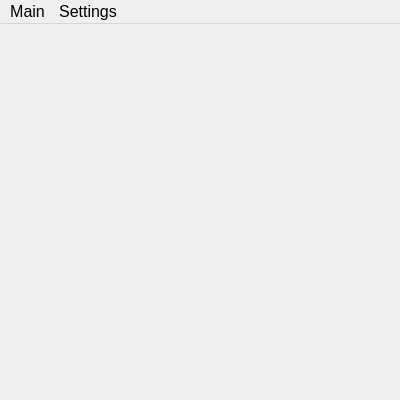
<?xml version="1.0" encoding="UTF-8"?>
<ui version="4.0">
 <class>MainWindow</class>
 <widget class="QMainWindow" name="MainWindow">
  <property name="enabled">
   <bool>true</bool>
  </property>
  <property name="geometry">
   <rect>
    <x>0</x>
    <y>0</y>
    <width>400</width>
    <height>400</height>
   </rect>
  </property>
  <property name="font">
   <font>
    <family>Helvetica</family>
    <pointsize>12</pointsize>
   </font>
  </property>
  <property name="windowTitle">
   <string>MainWindow</string>
  </property>
  <property name="iconSize">
   <size>
    <width>24</width>
    <height>24</height>
   </size>
  </property>
  <widget class="QWidget" name="centralWidget">
   <property name="enabled">
    <bool>true</bool>
   </property>
   <property name="font">
    <font>
     <family>Helvetica</family>
     <pointsize>12</pointsize>
    </font>
   </property>
   <layout class="QVBoxLayout" name="verticalLayout_2">
    <property name="spacing">
     <number>0</number>
    </property>
    <property name="leftMargin">
     <number>0</number>
    </property>
    <property name="topMargin">
     <number>0</number>
    </property>
    <property name="rightMargin">
     <number>0</number>
    </property>
    <property name="bottomMargin">
     <number>0</number>
    </property>
    <item>
     <layout class="QHBoxLayout" name="horizontalLayout">
      <property name="spacing">
       <number>0</number>
      </property>
      <item>
       <widget class="QStackedWidget" name="ContentStackedWidget">
        <property name="currentIndex">
         <number>0</number>
        </property>
        <widget class="WelcomePage" name="WelcomePg"/>
        <widget class="QcmExercicePage" name="QcmExcPg"/>
        <widget class="KeyboardExercicePage" name="KbdExcPg"/>
        <widget class="KanaEditPage" name="ExerciceSetSettingPg"/>
        <widget class="AppSettingsPage" name="AppStgPg"/>
        <widget class="FntSettingsPage" name="FntStgPg"/>
        <widget class="ScreenSettingsPage" name="ScreenSettingsPg"/>
        <widget class="VocabExplorerPage" name="VocabExplorerPg"/>
        <widget class="VocabularyDisplayPage" name="VocabularyDisplayPg"/>
        <widget class="StatisticsPage" name="StatisticsPg"/>
        <widget class="NoteExplorerPage" name="NotesPg"/>
       </widget>
      </item>
     </layout>
    </item>
   </layout>
  </widget>
  <widget class="QMenuBar" name="menuBar">
   <property name="enabled">
    <bool>true</bool>
   </property>
   <property name="geometry">
    <rect>
     <x>0</x>
     <y>0</y>
     <width>400</width>
     <height>24</height>
    </rect>
   </property>
   <property name="font">
    <font>
     <family>Helvetica</family>
     <pointsize>12</pointsize>
    </font>
   </property>
   <property name="styleSheet">
    <string notr="true"/>
   </property>
   <property name="defaultUp">
    <bool>false</bool>
   </property>
   <widget class="QMenu" name="menuMain">
    <property name="title">
     <string>Main</string>
    </property>
    <widget class="QMenu" name="menuKatakana">
     <property name="sizePolicy">
      <sizepolicy hsizetype="Preferred" vsizetype="Preferred">
       <horstretch>0</horstretch>
       <verstretch>0</verstretch>
      </sizepolicy>
     </property>
     <property name="minimumSize">
      <size>
       <width>0</width>
       <height>0</height>
      </size>
     </property>
     <property name="font">
      <font>
       <family>Helvetica</family>
       <pointsize>12</pointsize>
      </font>
     </property>
     <property name="title">
      <string>Katakana</string>
     </property>
     <addaction name="actionKatakana_to_Romanji_MCQ"/>
     <addaction name="actionRomanji_to_Katakana_MCQ"/>
     <addaction name="actionKatakana_to_Romanji_Kbd"/>
     <addaction name="actionEdit_Katakana_Set"/>
    </widget>
    <widget class="QMenu" name="menuHiragana">
     <property name="sizePolicy">
      <sizepolicy hsizetype="Preferred" vsizetype="Preferred">
       <horstretch>0</horstretch>
       <verstretch>0</verstretch>
      </sizepolicy>
     </property>
     <property name="minimumSize">
      <size>
       <width>0</width>
       <height>0</height>
      </size>
     </property>
     <property name="font">
      <font>
       <family>Helvetica</family>
       <pointsize>12</pointsize>
      </font>
     </property>
     <property name="title">
      <string>Hiragana</string>
     </property>
     <addaction name="actionHiragana_to_Romanji_MCQ"/>
     <addaction name="actionRomanji_to_Hiragana_MCQ"/>
     <addaction name="actionHiragana_to_Romanji_Kbd"/>
     <addaction name="actionEdit_Hiragana_Set"/>
    </widget>
    <widget class="QMenu" name="menuVocabulary">
     <property name="sizePolicy">
      <sizepolicy hsizetype="Preferred" vsizetype="Preferred">
       <horstretch>0</horstretch>
       <verstretch>0</verstretch>
      </sizepolicy>
     </property>
     <property name="minimumSize">
      <size>
       <width>0</width>
       <height>0</height>
      </size>
     </property>
     <property name="font">
      <font>
       <family>Helvetica</family>
       <pointsize>12</pointsize>
      </font>
     </property>
     <property name="title">
      <string>Vocabulary</string>
     </property>
     <addaction name="actionVocabulary_to_Romanji_MCQ"/>
     <addaction name="actionRomanji_to_Vocabulary_MCQ"/>
     <addaction name="actionLearn_Edit_Set"/>
    </widget>
    <addaction name="menuHiragana"/>
    <addaction name="menuKatakana"/>
    <addaction name="menuVocabulary"/>
    <addaction name="actionNotes"/>
    <addaction name="actionAbout"/>
    <addaction name="separator"/>
    <addaction name="actionExit"/>
   </widget>
   <widget class="QMenu" name="menuSettings">
    <property name="title">
     <string>Settings</string>
    </property>
    <addaction name="actionApplication_Setting"/>
    <addaction name="actionFonts_Setting"/>
    <addaction name="actionScreen_Setting"/>
    <addaction name="actionStatistics"/>
   </widget>
   <addaction name="menuMain"/>
   <addaction name="menuSettings"/>
  </widget>
  <action name="actionExit">
   <property name="text">
    <string>Exit</string>
   </property>
   <property name="font">
    <font>
     <family>Helvetica</family>
     <pointsize>12</pointsize>
    </font>
   </property>
  </action>
  <action name="actionRomanji_to_Hiragana_MCQ">
   <property name="text">
    <string>Romanji to Hiragana (MCQ)</string>
   </property>
   <property name="font">
    <font>
     <family>Helvetica</family>
     <pointsize>12</pointsize>
    </font>
   </property>
  </action>
  <action name="actionHiragana_to_Romanji_Kbd">
   <property name="enabled">
    <bool>false</bool>
   </property>
   <property name="text">
    <string>Hiragana to Romanji (Kbd)</string>
   </property>
   <property name="font">
    <font>
     <family>Helvetica</family>
     <pointsize>12</pointsize>
    </font>
   </property>
   <property name="visible">
    <bool>false</bool>
   </property>
  </action>
  <action name="actionKatakana_to_Romanji_MCQ">
   <property name="text">
    <string>Katakana to Romanji (MCQ)</string>
   </property>
   <property name="font">
    <font>
     <family>Helvetica</family>
     <pointsize>12</pointsize>
    </font>
   </property>
  </action>
  <action name="actionRomanji_to_Katakana_MCQ">
   <property name="text">
    <string>Romanji to Katakana (MCQ)</string>
   </property>
   <property name="font">
    <font>
     <family>Helvetica</family>
     <pointsize>12</pointsize>
    </font>
   </property>
  </action>
  <action name="actionKatakana_to_Romanji_Kbd">
   <property name="enabled">
    <bool>false</bool>
   </property>
   <property name="text">
    <string>Katakana to Romanji (Kbd)</string>
   </property>
   <property name="font">
    <font>
     <family>Helvetica</family>
     <pointsize>12</pointsize>
    </font>
   </property>
   <property name="visible">
    <bool>false</bool>
   </property>
  </action>
  <action name="actionHiragana_to_Romanji_MCQ">
   <property name="text">
    <string>Hiragana to Romanji (MCQ)</string>
   </property>
   <property name="font">
    <font>
     <family>Helvetica</family>
     <pointsize>12</pointsize>
    </font>
   </property>
  </action>
  <action name="actionApplication_Setting">
   <property name="text">
    <string>Application</string>
   </property>
   <property name="font">
    <font>
     <family>Helvetica</family>
     <pointsize>12</pointsize>
    </font>
   </property>
  </action>
  <action name="actionEdit_Hiragana_Set">
   <property name="text">
    <string>Edit Hiragana Set</string>
   </property>
   <property name="font">
    <font>
     <family>Helvetica</family>
     <pointsize>12</pointsize>
    </font>
   </property>
  </action>
  <action name="actionEdit_Katakana_Set">
   <property name="text">
    <string>Edit Katakana Set</string>
   </property>
   <property name="font">
    <font>
     <family>Helvetica</family>
     <pointsize>12</pointsize>
    </font>
   </property>
  </action>
  <action name="actionFonts_Setting">
   <property name="text">
    <string>Fonts</string>
   </property>
   <property name="font">
    <font>
     <family>Helvetica</family>
     <pointsize>12</pointsize>
    </font>
   </property>
  </action>
  <action name="actionScreen_Setting">
   <property name="text">
    <string>Screen</string>
   </property>
   <property name="font">
    <font>
     <family>Helvetica</family>
     <pointsize>12</pointsize>
    </font>
   </property>
  </action>
  <action name="actionKana_To_Romanji_MCQ">
   <property name="enabled">
    <bool>false</bool>
   </property>
   <property name="text">
    <string>Kana To Romanji (MCQ)</string>
   </property>
   <property name="font">
    <font>
     <family>Helvetica</family>
     <pointsize>12</pointsize>
    </font>
   </property>
   <property name="visible">
    <bool>true</bool>
   </property>
  </action>
  <action name="actionRomanji_to_Kanas_MCQ">
   <property name="enabled">
    <bool>false</bool>
   </property>
   <property name="text">
    <string>Romanji to Kana (MCQ)</string>
   </property>
   <property name="font">
    <font>
     <family>Helvetica</family>
     <pointsize>12</pointsize>
    </font>
   </property>
   <property name="visible">
    <bool>true</bool>
   </property>
  </action>
  <action name="actionLearn_Edit_Set">
   <property name="text">
    <string>Learn / Edit words Set</string>
   </property>
   <property name="font">
    <font>
     <family>Helvetica</family>
     <pointsize>12</pointsize>
    </font>
   </property>
  </action>
  <action name="actionAbout">
   <property name="text">
    <string>About</string>
   </property>
   <property name="font">
    <font>
     <family>Helvetica</family>
     <pointsize>12</pointsize>
    </font>
   </property>
  </action>
  <action name="actionVocabulary_to_Romanji_MCQ">
   <property name="text">
    <string>Vocabulary to Romanji (MCQ)</string>
   </property>
  </action>
  <action name="actionRomanji_to_Vocabulary_MCQ">
   <property name="text">
    <string>Romanji to Vocabulary (MCQ)</string>
   </property>
  </action>
  <action name="actionStatistics">
   <property name="text">
    <string>Statistics</string>
   </property>
  </action>
  <action name="actionNotes">
   <property name="text">
    <string>Notes</string>
   </property>
  </action>
 </widget>
 <layoutdefault spacing="6" margin="11"/>
 <customwidgets>
  <customwidget>
   <class>QcmExercicePage</class>
   <extends>QWidget</extends>
   <header>Src/Pages/QcmExercicePage.h</header>
   <container>1</container>
  </customwidget>
  <customwidget>
   <class>KeyboardExercicePage</class>
   <extends>QWidget</extends>
   <header>Src/Pages/KeyboardExercicePage.h</header>
   <container>1</container>
  </customwidget>
  <customwidget>
   <class>KanaEditPage</class>
   <extends>QWidget</extends>
   <header>Src/Pages/KanaEditPage.h</header>
   <container>1</container>
  </customwidget>
  <customwidget>
   <class>AppSettingsPage</class>
   <extends>QWidget</extends>
   <header>Src/Pages/AppSettingsPage.h</header>
   <container>1</container>
  </customwidget>
  <customwidget>
   <class>FntSettingsPage</class>
   <extends>QWidget</extends>
   <header>Src/Pages/FntSettingsPage.h</header>
   <container>1</container>
  </customwidget>
  <customwidget>
   <class>ScreenSettingsPage</class>
   <extends>QWidget</extends>
   <header>Src/Pages/ScreenSettingsPage.h</header>
   <container>1</container>
  </customwidget>
  <customwidget>
   <class>VocabExplorerPage</class>
   <extends>QWidget</extends>
   <header>Src/Pages/ExplorerPage.h</header>
   <container>1</container>
  </customwidget>
  <customwidget>
   <class>VocabularyDisplayPage</class>
   <extends>QWidget</extends>
   <header>Src/Pages/VocabularyDisplayPage.h</header>
   <container>1</container>
  </customwidget>
  <customwidget>
   <class>WelcomePage</class>
   <extends>QWidget</extends>
   <header>Src/Pages/WelcomePage.h</header>
   <container>1</container>
  </customwidget>
  <customwidget>
   <class>StatisticsPage</class>
   <extends>QWidget</extends>
   <header>Src/Pages/StatisticsPage.h</header>
   <container>1</container>
  </customwidget>
  <customwidget>
   <class>NoteExplorerPage</class>
   <extends>QWidget</extends>
   <header>Src/Pages/ExplorerPage.h</header>
   <container>1</container>
  </customwidget>
 </customwidgets>
 <resources/>
 <connections/>
</ui>
